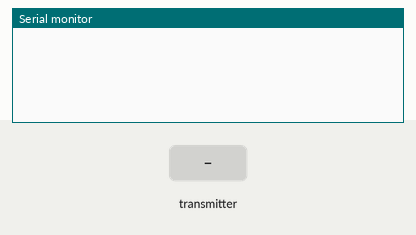
Recording of a sketch running on a simulated Arduino Uno, built with avr-gcc and run on an emulated ATmega328P. Shown: the last lines printed to the serial monitor. Inputs (shaded band) come from the test bench. No radio packets arrive unless stated.

Above: at 1.2 s.
1.3 s: the transmitter starts sending prijem = 0
At 1.37 s:
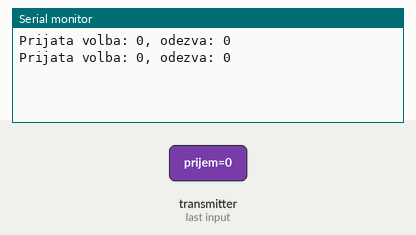
3.2 s: the transmitter starts sending prijem = 256
At 3.27 s:
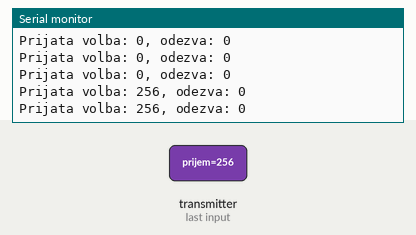

Measured:
- after the input at 1.3 s, the serial monitor: prints a new line at once (image 1)
- after the input at 3.2 s, the serial monitor: prints a new line at once (image 2)

The sketch:

radioNovoTestTransm.ino
```cpp
// nRF24L01 přijímač

// připojení knihoven
#include <SPI.h>
#include "RF24.h"
// nastavení propojovacích pinů
#define CE 7
#define CS 8
// inicializace nRF s piny CE a CS
RF24 nRF(CE, CS);
// nastavení adres pro přijímač a vysílač,
// musí být nastaveny stejně v obou programech!
byte adresaPrijimac[]= "prijimac00";
byte adresaVysilac[]= "vysilac00";

void setup() {
  // komunikace přes sériovou linku rychlostí 9600 baud
  Serial.begin(9600);
  // zapnutí komunikace nRF modulu
  nRF.begin();
  // nastavení výkonu nRF modulu,
  // možnosti jsou RF24_PA_MIN, RF24_PA_LOW, RF24_PA_HIGH and RF24_PA_MAX,
  // pro HIGH a MAX je nutný externí 3,3V zdroj
  nRF.setPALevel(RF24_PA_LOW);
  // nastavení zapisovacího a čtecího kanálu
  nRF.openWritingPipe(adresaPrijimac);
  nRF.openReadingPipe(1,adresaVysilac);
  // začátek příjmu dat
  nRF.startListening();
}

void loop() {
  // proměnné pro příjem a odezvu
  int prijem;
  unsigned long odezva;

  // v případě, že nRF je připojené a detekuje
  // příchozí data, začni s příjmem dat
  if( nRF.available()){
    // čekání na příjem dat
    while (nRF.available()) {
      // v případě příjmu dat se provede zápis
      // do proměnné prijem
      nRF.read( &prijem, sizeof(prijem) );
    }
    // vytisknutí přijatých dat na sériovou linku
    Serial.print("Prijata volba: ");
    Serial.print(prijem);
    // dekódování přijatých dat
    switch( prijem ) {
      // pro známou hodnotu dat (1,2,3)
      // se odešle odezva:
      case 1:
        // v případě 1 odešli počet milisekund
        // od připojení napájení
        odezva = millis();
        break;
      case 2:
        // v případě 2 počet sekund
        // od připojení napájení
        odezva = millis()/1000;
        break;
      case 3:
        // v případě 3 počet mikrosekund
        // od připojení napájení
        odezva = micros();
        break;
      // v případě ostatních dat bude odezva 0
      default:
        odezva = 0;
        break;
    }
    // ukončení příjmu dat
    nRF.stopListening();
    // odeslání odezvy
    nRF.write( &odezva, sizeof(odezva) );
    // přepnutí do příjmu dat pro další komunikaci
    nRF.startListening();
    // vytištění odezvy po sériové lince
    Serial.print(", odezva: ");
    Serial.println(odezva);
  }
}
```
